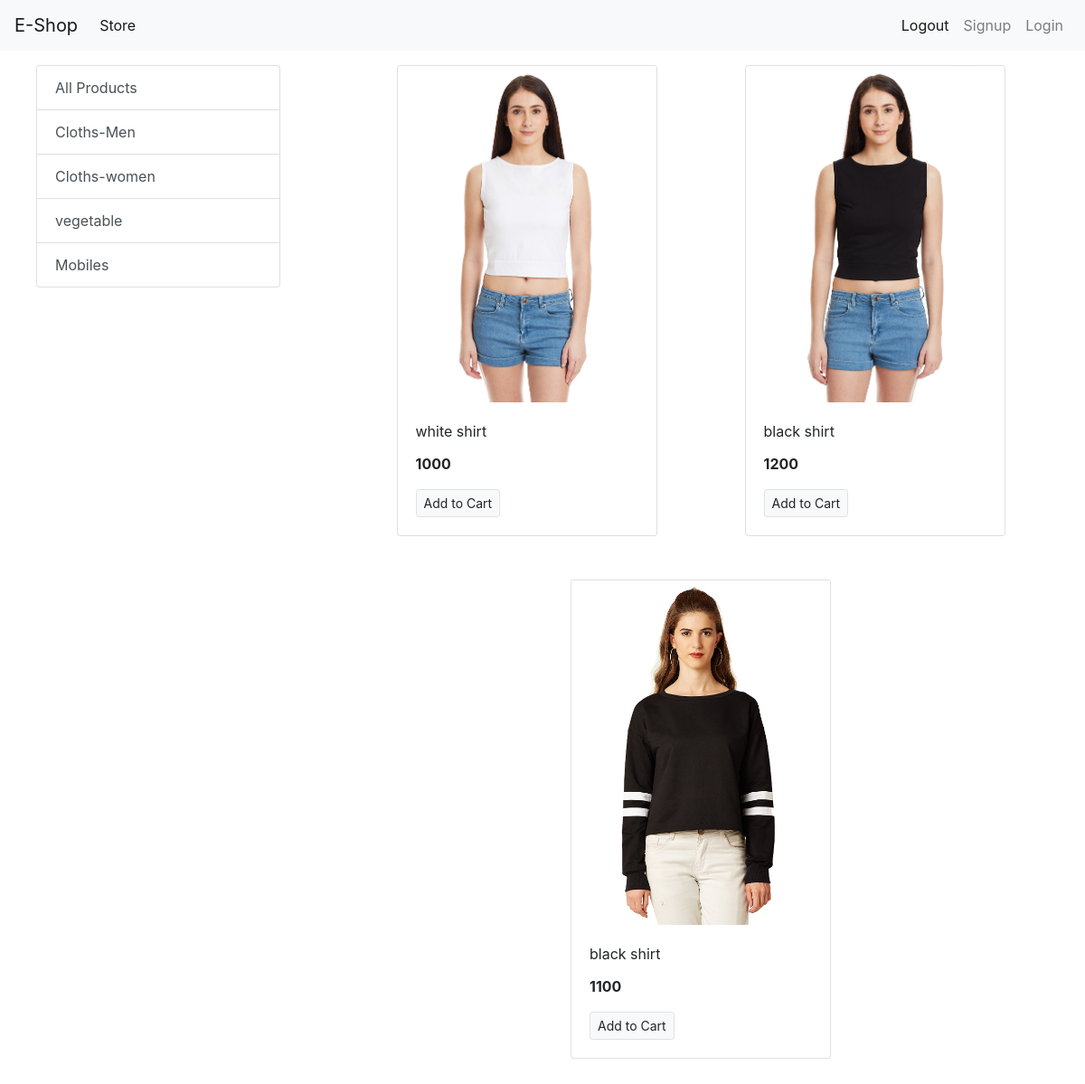
The app's page /?category=2 with its own data.
### store/models/category.py (models this page shows, shortened)
class Category(models.Model):
    name = models.CharField(max_length=20)
    @staticmethod
    def get_all_categories():
        return Category.objects.all()

### store/models/product.py (models this page shows, shortened)
class Product(models.Model):
    name = models.CharField(max_length=50)
    price = models.IntegerField(default=0)
    category = models.ForeignKey(Category, on_delete=models.CASCADE, default=1)
    description = models.CharField(max_length=200, default='', null=True, blank=True)
    image = models.ImageField(upload_to='uploads/products/')
    @staticmethod
    def get_all_products_by_categoryid(category_id):
        if category_id:
            return Product.objects.filter(category = category_id)
        else:
            return Product.get_all_products()

### store/views.py (the view)
# urls.py: path('', index),
def index(request):
    products = None
    categories = Category.get_all_categories()
    categoryID = request.GET.get('category')
    if categoryID:
        products = Product.get_all_products_by_categoryid(categoryID)
    else:
        products = Product.get_all_products();
    data = {}
    data['products'] = products
    data['categories'] = categories
    return render(request, 'index.html', data)

### store/templates/index.html
{% extends 'base.html' %}
{% block content %}
  <div class="container-fluid mt-3">
    <div class="row">
      <div class="col-lg-3 mx-auto">
        <div class="list-group">
          <a href="/" class="list-group-item list-group-item-action">All Products</a>
          {% for category in categories %}
          <a href="/?category={{category.id}}" class="list-group-item list-group-item-action">{{category.name}}</a>
          {% endfor %}
        </div>
      </div>
      <div id='products' class="col-lg-8 mx-auto">
        <div class="row mx-auto">
          {% for product in products %}
          <div class="card mx-auto mb-5" style="width: 18rem;">
            <img src="{{product.image.url}}" class="card-img-top" alt="...">
            <div class="card-body">
              <p class="card-title">{{product.name}}</p>
              <p class="card-text"><b>{{product.price}}</b></p>
              <a href="#" class="btn btn-light border btn-sm">Add to Cart</a>
            </div>
          </div>
          {% endfor %}
        </div>
      </div>
    </div>
  </div>
  {% endblock %}

### records on screen
Category: name "Cloths-Men"
Category: name "Cloths-women"
Category: name "vegetable"
Category: name "Mobiles"
Product: image (picture), name "white shirt", price "1000"
Product: image (picture), name "black shirt", price "1200"
Product: image (picture), name "black shirt", price "1100"
